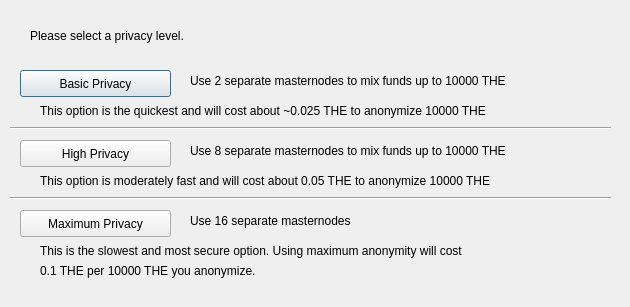
<?xml version="1.0" encoding="UTF-8"?>
<ui version="4.0">
 <class>ObfuscationConfig</class>
 <widget class="QDialog" name="ObfuscationConfig">
  <property name="geometry">
   <rect>
    <x>0</x>
    <y>0</y>
    <width>630</width>
    <height>307</height>
   </rect>
  </property>
  <property name="windowTitle">
   <string>Configure Obfuscation</string>
  </property>
  <widget class="QPushButton" name="buttonBasic">
   <property name="geometry">
    <rect>
     <x>20</x>
     <y>70</y>
     <width>151</width>
     <height>27</height>
    </rect>
   </property>
   <property name="text">
    <string>Basic Privacy</string>
   </property>
  </widget>
  <widget class="QPushButton" name="buttonHigh">
   <property name="geometry">
    <rect>
     <x>20</x>
     <y>140</y>
     <width>151</width>
     <height>27</height>
    </rect>
   </property>
   <property name="text">
    <string>High Privacy</string>
   </property>
  </widget>
  <widget class="QPushButton" name="buttonMax">
   <property name="geometry">
    <rect>
     <x>20</x>
     <y>210</y>
     <width>151</width>
     <height>27</height>
    </rect>
   </property>
   <property name="text">
    <string>Maximum Privacy</string>
   </property>
  </widget>
  <widget class="QLabel" name="label">
   <property name="geometry">
    <rect>
     <x>30</x>
     <y>20</y>
     <width>571</width>
     <height>31</height>
    </rect>
   </property>
   <property name="text">
    <string>Please select a privacy level.</string>
   </property>
  </widget>
  <widget class="QLabel" name="label_2">
   <property name="geometry">
    <rect>
     <x>190</x>
     <y>70</y>
     <width>421</width>
     <height>21</height>
    </rect>
   </property>
   <property name="text">
    <string>Use 2 separate masternodes to mix funds up to 10000 THE</string>
   </property>
  </widget>
  <widget class="QLabel" name="label_3">
   <property name="geometry">
    <rect>
     <x>190</x>
     <y>140</y>
     <width>411</width>
     <height>21</height>
    </rect>
   </property>
   <property name="text">
    <string>Use 8 separate masternodes to mix funds up to 10000 THE</string>
   </property>
  </widget>
  <widget class="QLabel" name="label_4">
   <property name="geometry">
    <rect>
     <x>190</x>
     <y>210</y>
     <width>421</width>
     <height>21</height>
    </rect>
   </property>
   <property name="text">
    <string>Use 16 separate masternodes</string>
   </property>
  </widget>
  <widget class="QLabel" name="label_6">
   <property name="geometry">
    <rect>
     <x>40</x>
     <y>100</y>
     <width>561</width>
     <height>21</height>
    </rect>
   </property>
   <property name="text">
    <string>This option is the quickest and will cost about ~0.025 THE to anonymize 10000 THE</string>
   </property>
  </widget>
  <widget class="QLabel" name="label_7">
   <property name="geometry">
    <rect>
     <x>40</x>
     <y>170</y>
     <width>561</width>
     <height>21</height>
    </rect>
   </property>
   <property name="text">
    <string>This option is moderately fast and will cost about 0.05 THE to anonymize 10000 THE</string>
   </property>
  </widget>
  <widget class="QLabel" name="label_8">
   <property name="geometry">
    <rect>
     <x>40</x>
     <y>240</y>
     <width>561</width>
     <height>21</height>
    </rect>
   </property>
   <property name="text">
    <string>This is the slowest and most secure option. Using maximum anonymity will cost</string>
   </property>
  </widget>
  <widget class="QLabel" name="label_9">
   <property name="geometry">
    <rect>
     <x>40</x>
     <y>260</y>
     <width>561</width>
     <height>21</height>
    </rect>
   </property>
   <property name="text">
    <string>0.1 THE per 10000 THE you anonymize.</string>
   </property>
  </widget>
  <widget class="Line" name="line">
   <property name="geometry">
    <rect>
     <x>10</x>
     <y>120</y>
     <width>601</width>
     <height>16</height>
    </rect>
   </property>
   <property name="orientation">
    <enum>Qt::Horizontal</enum>
   </property>
  </widget>
  <widget class="Line" name="line_2">
   <property name="geometry">
    <rect>
     <x>10</x>
     <y>190</y>
     <width>601</width>
     <height>16</height>
    </rect>
   </property>
   <property name="orientation">
    <enum>Qt::Horizontal</enum>
   </property>
  </widget>
 </widget>
 <resources/>
 <connections/>
</ui>
